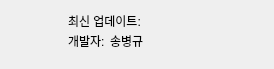
<?xml version="1.0" encoding="UTF-8"?>
<ui version="4.0">
 <class>MainWindow</class>
 <widget class="QMainWindow" name="MainWindow">
  <property name="geometry">
   <rect>
    <x>0</x>
    <y>0</y>
    <width>274</width>
    <height>69</height>
   </rect>
  </property>
  <property name="windowTitle">
   <string>MainWindow</string>
  </property>
  <widget class="QWidget" name="popup_version">
   <widget class="QLabel" name="popup1_label">
    <property name="geometry">
     <rect>
      <x>68</x>
      <y>10</y>
      <width>81</width>
      <height>21</height>
     </rect>
    </property>
    <property name="text">
     <string>최신 업데이트:</string>
    </property>
   </widget>
   <widget class="QLabel" name="popup1_label_2">
    <property name="geometry">
     <rect>
      <x>150</x>
      <y>10</y>
      <width>81</width>
      <height>21</height>
     </rect>
    </property>
    <property name="text">
     <string/>
    </property>
   </widget>
   <widget class="QLabel" name="popup1_label_3">
    <property name="geometry">
     <rect>
      <x>68</x>
      <y>30</y>
      <width>41</width>
      <height>21</height>
     </rect>
    </property>
    <property name="text">
     <string>개발자:</string>
    </property>
   </widget>
   <widget class="QLabel" name="popup1_label_4">
    <property name="geometry">
     <rect>
      <x>110</x>
      <y>30</y>
      <width>41</width>
      <height>21</height>
     </rect>
    </property>
    <property name="text">
     <string>송병규</string>
    </property>
   </widget>
   <widget class="QWidget" name="verticalLayoutWidget">
    <property name="geometry">
     <rect>
      <x>10</x>
      <y>10</y>
      <width>41</width>
      <height>41</height>
     </rect>
    </property>
    <layout class="QVBoxLayout" name="verticalLayout_2">
     <item>
      <widget class="QLabel" name="popup1_label_5">
       <property name="text">
        <string/>
       </property>
      </widget>
     </item>
    </layout>
   </widget>
  </widget>
 </widget>
 <resources/>
 <connections/>
</ui>
